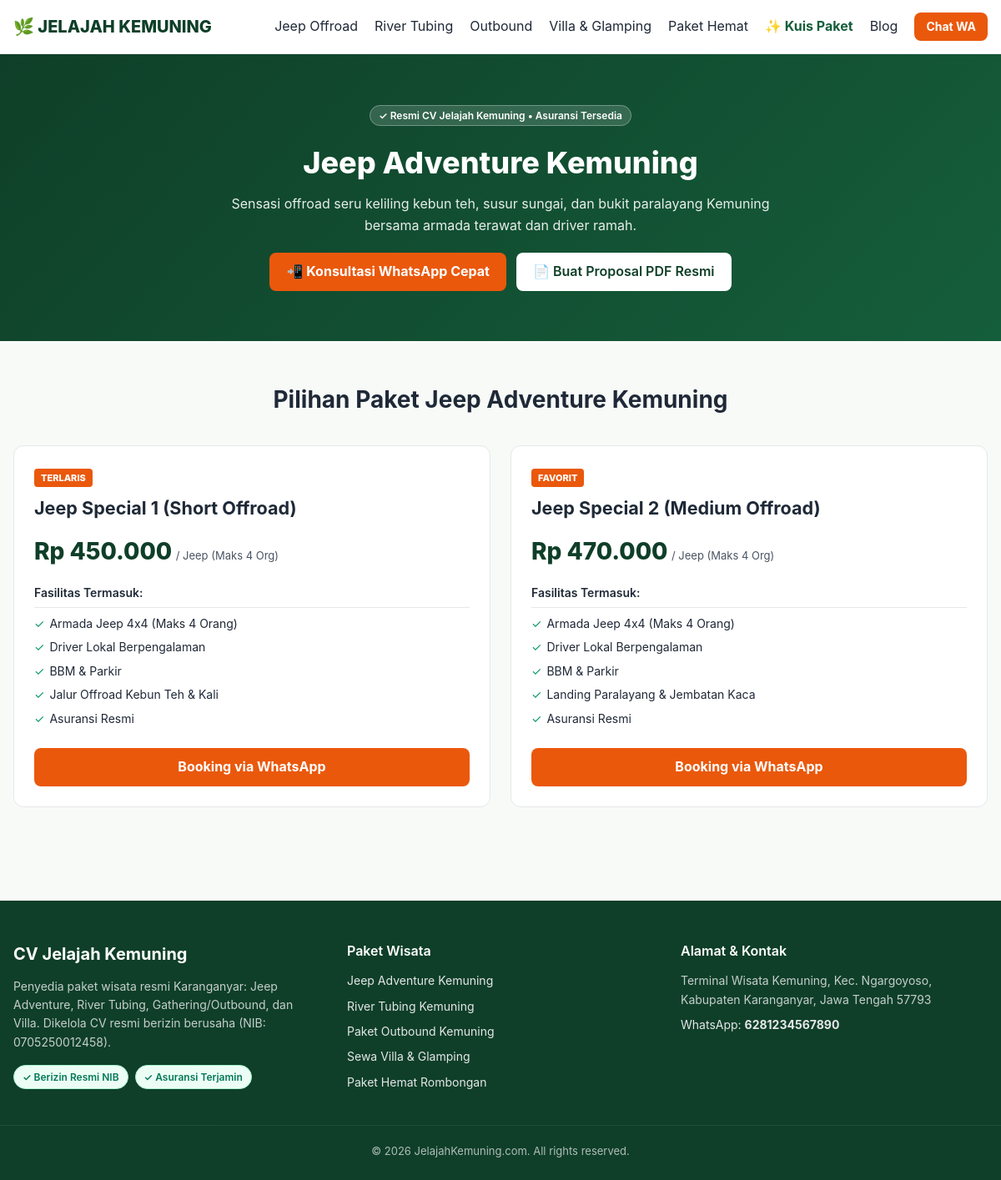
Page /jeep-adventure-kemuning/ on the committed database.
### tables this page shows
CREATE TABLE IF NOT EXISTS categories (
    id INTEGER PRIMARY KEY AUTO_INCREMENT,
    name VARCHAR(100) NOT NULL,
    slug VARCHAR(100) NOT NULL UNIQUE,
    description TEXT NULL,
    icon VARCHAR(50) DEFAULT 'fas fa-map-marked-alt',
    created_at TIMESTAMP DEFAULT CURRENT_TIMESTAMP
);

CREATE TABLE IF NOT EXISTS packages (
    id INTEGER PRIMARY KEY AUTO_INCREMENT,
    category_id INTEGER NOT NULL,
    name VARCHAR(200) NOT NULL,
    slug VARCHAR(200) NOT NULL UNIQUE,
    price INTEGER NOT NULL DEFAULT 0,
    price_strike INTEGER DEFAULT 0,
    price_type VARCHAR(50) DEFAULT 'per_orang',
    min_participants INTEGER DEFAULT 1,
    duration VARCHAR(100) NULL,
    badge VARCHAR(50) NULL,
    summary TEXT NULL,
    inclusions TEXT NULL,
    exclusions TEXT NULL,
    itinerary TEXT NULL,
    thumbnail VARCHAR(255) NULL,
    is_active INTEGER DEFAULT 1,
    sort_order INTEGER DEFAULT 0,
    created_at TIMESTAMP DEFAULT CURRENT_TIMESTAMP
);

CREATE TABLE IF NOT EXISTS settings (
    setting_key VARCHAR(100) PRIMARY KEY,
    setting_value TEXT NULL
);

### app/Controllers/PackageController.php (called while the page is built, shortened)
<?php
class PackageController {
    public function getPackageData(string $slug): array {
        $db = Database::getInstance()->getConnection();
        $stmt = $db->prepare("SELECT * FROM categories WHERE slug = :s LIMIT 1");
        $stmt->execute([':s' => $slug]);
        $category = $stmt->fetch(PDO::FETCH_ASSOC);
        $stmt = $db->prepare("SELECT * FROM packages WHERE category_id = :cid AND is_active = 1 ORDER BY sort_order ASC, price ASC");
        $stmt->execute([':cid' => $category['id']]);
        $packages = $stmt->fetchAll(PDO::FETCH_ASSOC);
        return ['category' => $category, 'packages' => $packages];
    }
    public function parseInclusions(?string $inclusions): array {
        $lines = preg_split('/\r\n|\r|\n/', trim($inclusions));
        return array_values(array_filter(array_map('trim', $lines)));
    }
    public function showBySlug(string $slug): void {
        $data = $this->getPackageData($slug);
        $category = $data['category'];
        $packages = $data['packages'];
        require __DIR__ . '/../Views/layouts/header.php';
        require __DIR__ . '/../Views/package-detail.php';
        require __DIR__ . '/../Views/layouts/footer.php';
    }
}

### app/Helpers.php (called while the page is built, shortened)
<?php
class Helpers {
    public static function formatRupiah(int $amount): string {
        return 'Rp ' . number_format($amount, 0, ',', '.');
    }
    public static function getSetting(string $key, string $default = ''): string {
        try {
            $db = Database::getInstance()->getConnection();
            $stmt = $db->prepare("SELECT setting_value FROM settings WHERE setting_key = :k LIMIT 1");
            $stmt->execute([':k' => $key]);
            $val = $stmt->fetchColumn();
            return ($val !== false && $val !== null) ? (string)$val : $default;
        } catch (\Throwable $e) {
            return $default;
        }
    }
    public static function generateWaLink(string $package = '', string $details = ''): string {
        $phone = self::getSetting('no_wa_1', defined('DEFAULT_WA') ? DEFAULT_WA : '6281234567890');
        $text = "Halo Admin Jelajah Kemuning, saya mau konsultasi";
        if (!empty($package)) {
            $text .= " mengenai *$package*";
        }
        if (!empty($details)) {
            $text .= " ($details)";
        }
        $text .= ". Mohon info ketersediaan tanggal dan rincian lengkapnya. Terima kasih!";
        return "https://wa.me/" . preg_replace('/[^0-9]/', '', $phone) . "?text=" . urlencode($text);
    }
    public static function sanitize(string $input): string {
        return htmlspecialchars(trim($input), ENT_QUOTES, 'UTF-8');
    }
}

### app/Views/package-detail.php (the view, shortened to what this page needs)
<div style="background:linear-gradient(135deg, var(--primary) 0%, var(--primary-light) 100%); color:#fff; padding:60px 0;">
    <div class="container" style="text-align:center;">
        <span class="badge-trust" style="background:rgba(255,255,255,0.15); color:#fff; border-color:rgba(255,255,255,0.3);">✓ Resmi CV Jelajah Kemuning • Asuransi Tersedia</span>
        <h1 style="font-size:2.25rem; font-weight:800; margin:16px 0 8px;"><?= Helpers::sanitize($category['name']) ?></h1>
        <p style="max-width:650px; margin:0 auto; opacity:0.9;"><?= Helpers::sanitize($category['description'] ?? 'Nikmati keseruan wisata di lereng Gunung Lawu bersama operator lokal berpengalaman.') ?></p>
        <div style="margin-top:20px; display:flex; justify-content:center; gap:12px; flex-wrap:wrap;">
            <a href="<?= Helpers::generateWaLink($category['name']) ?>" class="btn-accent">📲 Konsultasi WhatsApp Cepat</a>
            <a href="/proposal/" class="btn-primary" style="background:#fff; color:var(--primary);">📄 Buat Proposal PDF Resmi</a>
        </div>
    </div>
</div>
<div class="container" style="padding:48px 16px;">
    <h2 style="text-align:center; font-size:1.75rem; font-weight:700; margin-bottom:32px;">Pilihan Paket <?= Helpers::sanitize($category['name']) ?></h2>
    <div style="display:grid; grid-template-columns:repeat(auto-fit, minmax(300px, 1fr)); gap:24px;">
        <?php foreach ($packages as $pkg): ?>
        <div class="card-package" style="padding:24px; display:flex; flex-direction:column; justify-content:space-between;">
            <div>
                <?php if (!empty($pkg['badge'])): ?>
                <span style="background:var(--accent); color:#fff; font-size:11px; font-weight:800; padding:4px 8px; border-radius:4px;"><?= Helpers::sanitize($pkg['badge']) ?></span>
                <?php endif; ?>
                <h3 style="font-size:1.35rem; font-weight:700; margin-top:8px;"><?= Helpers::sanitize($pkg['name']) ?></h3>
                <div style="margin:12px 0;">
                    <span style="font-size:1.75rem; font-weight:800; color:var(--primary);"><?= Helpers::formatRupiah($pkg['price']) ?></span>
                    <span style="font-size:13px; color:var(--text-muted);">/ <?= $pkg['price_type'] === 'per_armada' ? 'Jeep (Maks 4 Org)' : 'Orang' ?></span>
                </div>
                <h4 style="font-size:14px; font-weight:600; margin-top:16px; border-bottom:1px solid var(--border); padding-bottom:6px;">Fasilitas Termasuk:</h4>
                <ul style="list-style:none; margin-top:8px; font-size:14px; display:flex; flex-direction:column; gap:6px;">
                    <?php
                    $incList = (new PackageController())->parseInclusions($pkg['inclusions'] ?? '');
                    if (empty($incList)): ?>
                        <li style="color:var(--text-muted);">Fasilitas lengkap standar CV Jelajah Kemuning.</li>
                    <?php else:
                        foreach ($incList as $inc): ?>
                        <li style="display:flex; align-items:center; gap:6px;">
                            <span style="color:#059669;">✓</span> <?= Helpers::sanitize($inc) ?>
                        </li>
                    <?php endforeach; endif; ?>
                </ul>
            </div>
            <div style="margin-top:24px;">
                <a href="<?= Helpers::generateWaLink($pkg['name'], Helpers::formatRupiah($pkg['price'])) ?>" class="btn-accent" style="width:100%; justify-content:center;">
                    Booking via WhatsApp
                </a>
            </div>
        </div>
        <?php endforeach; ?>
    </div>
</div>

### app/Views/layouts/footer.php (shortened to what this page needs)
<footer style="background:#0F3F28; color:#E5E7EB; padding:48px 0 24px; margin-top:64px;">
    <div class="container" style="display:grid; grid-template-columns:repeat(auto-fit, minmax(250px, 1fr)); gap:32px;">
        <div>
            <h3 style="color:#fff; font-size:1.25rem; font-weight:700; margin-bottom:12px;">CV Jelajah Kemuning</h3>
            <p style="font-size:14px; opacity:0.85; line-height:1.6;">Penyedia paket wisata resmi Karanganyar: Jeep Adventure, River Tubing, Gathering/Outbound, dan Villa. Dikelola CV resmi berizin berusaha (NIB: <?= Helpers::getSetting('nib', defined('CV_NIB') ? CV_NIB : '0705250012458') ?>).</p>
            <div style="margin-top:16px; display:flex; gap:8px; flex-wrap:wrap;">
                <span class="badge-trust">✓ Berizin Resmi NIB</span>
                <span class="badge-trust">✓ Asuransi Terjamin</span>
            </div>
        </div>
        <div>
            <h4 style="color:#fff; font-size:1rem; font-weight:600; margin-bottom:12px;">Paket Wisata</h4>
            <ul style="list-style:none; font-size:14px; display:flex; flex-direction:column; gap:8px;">
                <li><a href="/jeep-adventure-kemuning/">Jeep Adventure Kemuning</a></li>
                <li><a href="/river-tubing-kemuning/">River Tubing Kemuning</a></li>
                <li><a href="/paket-outbound-kemuning/">Paket Outbound Kemuning</a></li>
                <li><a href="/villa-glamping-kemuning/">Sewa Villa & Glamping</a></li>
                <li><a href="/paket-hemat-jeep-kemuning/">Paket Hemat Rombongan</a></li>
            </ul>
        </div>
        <div>
            <h4 style="color:#fff; font-size:1rem; font-weight:600; margin-bottom:12px;">Alamat & Kontak</h4>
            <p style="font-size:14px; opacity:0.85;">Terminal Wisata Kemuning, Kec. Ngargoyoso, Kabupaten Karanganyar, Jawa Tengah 57793</p>
            <p style="font-size:14px; margin-top:8px;">WhatsApp: <strong><?= Helpers::getSetting('no_wa_1', defined('DEFAULT_WA') ? DEFAULT_WA : '081234567890') ?></strong></p>
        </div>
    </div>
    <div class="container" style="margin-top:40px; padding-top:20px; border-top:1px solid rgba(255,255,255,0.1); text-align:center; font-size:13px; opacity:0.75;">
        &copy; <?= date('Y') ?> JelajahKemuning.com. All rights reserved.
    </div>
</footer>
</body>
</html>

### rows in the picture
categories: name "Jeep Adventure Kemuning", description "Sensasi offroad seru keliling kebun teh, susur sungai, dan bukit paralayang Kemuning bersama armada terawat dan driver ramah."
packages: badge "TERLARIS", name "Jeep Special 1 (Short Offroad)", price "Rp 450.000", price_type "Jeep (Maks 4 Org)", inclusions "Armada Jeep 4x4 (Maks 4 Orang)", inclusions "Driver Lokal Berpengalaman", inclusions "BBM & Parkir", inclusions "Jalur Offroad Kebun Teh & Kali", inclusions "Asuransi Resmi"
packages: badge "FAVORIT", name "Jeep Special 2 (Medium Offroad)", price "Rp 470.000", price_type "Jeep (Maks 4 Org)", inclusions "Armada Jeep 4x4 (Maks 4 Orang)", inclusions "Driver Lokal Berpengalaman", inclusions "BBM & Parkir", inclusions "Landing Paralayang & Jembatan Kaca", inclusions "Asuransi Resmi"
settings: setting_value "0705250012458"
settings: setting_value "6281234567890"
